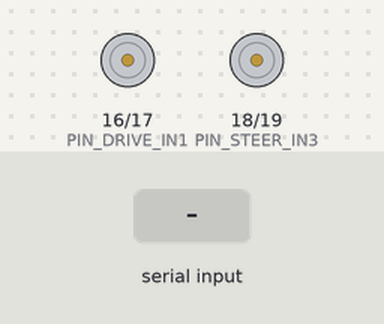
The sketch below on a simulated ESP32. On the bench: motor-driver pin pairs drawn as motors (green arrow = first pin HIGH = forward, orange = second pin HIGH = backward, longer = more drive). Inputs (shaded band) come from the test bench. What the sketch prints to the serial monitor is not drawn.

Above: at 1.2 s.
1.3 s: "c,45\n" received over Serial
At 1.51 s:
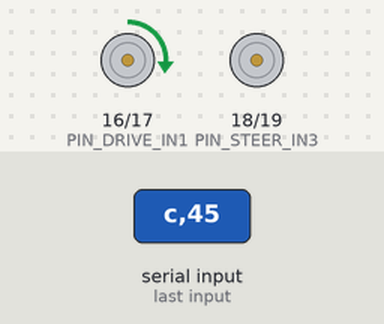
3.2 s: "f90\n" received over Serial
At 3.4 s:
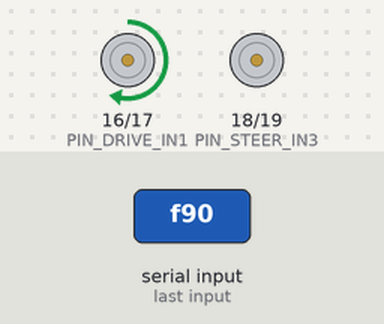
5.1 s: "b90\n" received over Serial
At 5.31 s:
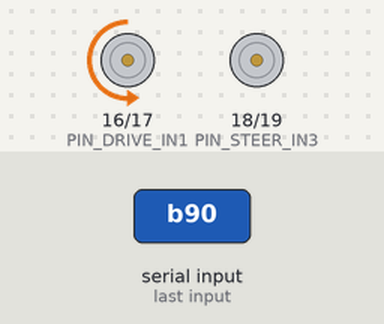
7.0 s: "l90\n" received over Serial
At 7.21 s:
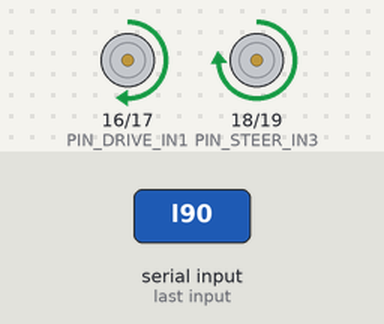
8.9 s: "l,45\n" received over Serial
At 9.11 s:
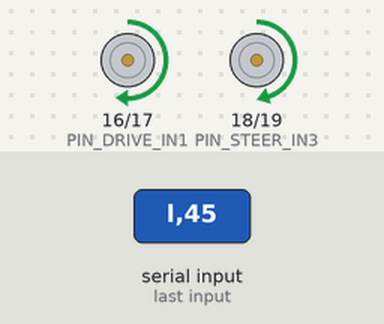
10.8 s: "r90\n" received over Serial
At 11.01 s:
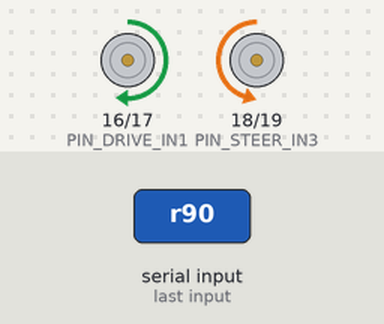
Timing chart, 0 to 13.7 s (numbered marks = the images above; inputs shaded):
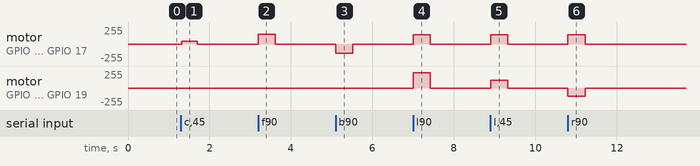

Measured:
- after the input at 1.3 s, motor on GPIO 16 (PIN_DRIVE_IN1) / GPIO 17 (PIN_DRIVE_IN2): stopped → forward 45/255 at once, → stopped 0.39 s later
- after the input at 3.2 s, motor on GPIO 16 (PIN_DRIVE_IN1) / GPIO 17 (PIN_DRIVE_IN2): stopped → forward 149/255 at once, → stopped 0.42 s later
- after the input at 5.1 s, motor on GPIO 16 (PIN_DRIVE_IN1) / GPIO 17 (PIN_DRIVE_IN2): stopped → backward 139/255 at once, → stopped 0.42 s later
- after the input at 7.0 s, motor on GPIO 16 (PIN_DRIVE_IN1) / GPIO 17 (PIN_DRIVE_IN2): stopped → forward 139/255 at once, → stopped 0.42 s later; motor on GPIO 18 (PIN_STEER_IN3) / GPIO 19 (PIN_STEER_IN4): stopped → forward 229/255 at once, → stopped 0.42 s later
- after the input at 8.9 s, motor on GPIO 16 (PIN_DRIVE_IN1) / GPIO 17 (PIN_DRIVE_IN2): stopped → forward 139/255 at once, → stopped 0.42 s later; motor on GPIO 18 (PIN_STEER_IN3) / GPIO 19 (PIN_STEER_IN4): stopped → forward 120/255 at once, → stopped 0.42 s later
- after the input at 10.8 s, motor on GPIO 16 (PIN_DRIVE_IN1) / GPIO 17 (PIN_DRIVE_IN2): stopped → forward 139/255 at once, → stopped 0.42 s later; motor on GPIO 18 (PIN_STEER_IN3) / GPIO 19 (PIN_STEER_IN4): stopped → backward 120/255 at once, → stopped 0.42 s later

The sketch:

esp32_toyota86.ino
```cpp
/**
 * ジョーゼン 1/16 トヨタ86 (JRVC015-RD) 自動運転ファームウェア v2.1 (ESP32完全対応版)
 *
 * 【重要修正】
 * 1. ESP32で安全に使える GPIO 16, 17, 18, 19 にピンを再配置 (GPIO 6-11のSPIフラッシュ衝突を回避)
 * 2. ESP32のハードウェアPWM (LEDC) を使用
 * 3. 電源分離対応: ESP32はスマホのUSB-Cから給電、モーターはラジコンの単3×6本から給電 (GND共通)
 * 4. 速度リミッター: 室内安全のため最大速度を PWM 160 に制限
 * 5. 通信途絶時の自動緊急ブレーキ (400ms Watchdog)
 */

#include <Arduino.h>

// --- ピン配置 (ESP32-WROOM-32 安全ピン) ---
const int PIN_DRIVE_IN1 = 16; // 走行 前進 (L298N IN1)
const int PIN_DRIVE_IN2 = 17; // 走行 後退 (L298N IN2)
const int PIN_STEER_IN3 = 18; // 操舵 左折 (L298N IN3)
const int PIN_STEER_IN4 = 19; // 操舵 右折 (L298N IN4)

// --- PWM 設定 (ESP32 LEDC) ---
const int PWM_FREQ = 1000;    // 1kHz
const int PWM_RES  = 8;       // 8bit (0 - 255)
const int CH_DRIVE1 = 0;
const int CH_DRIVE2 = 1;
const int CH_STEER1 = 2;
const int CH_STEER2 = 3;

// 室内走行用 安全スピード上限 (最大255中、160に制限)
const int MAX_DRIVE_PWM = 160;

// 通信途絶監視タイマー
unsigned long lastCmdTime = 0;
const unsigned long TIMEOUT_MS = 400;

// ステアリング過熱保護 (トイラジコンの振り切りステアリングを過熱から守る)
unsigned long steerStartTime = 0;
const unsigned long MAX_STEER_HOLD_MS = 600; // 0.6秒以上連続でハンドルを切り続けない

void emergencyStop() {
  ledcWrite(CH_DRIVE1, 0);
  ledcWrite(CH_DRIVE2, 0);
  ledcWrite(CH_STEER1, 0);
  ledcWrite(CH_STEER2, 0);
}

void setup() {
  Serial.begin(115200);
  Serial.setTimeout(15); // パース待機を15msに短縮 (1000msブロッキングによるウォッチドッグ誤作動を防止)

  // LEDC チャンネル設定 (ESP32 core 2.x/3.x 互換)
  #if ESP_ARDUINO_VERSION >= ESP_ARDUINO_VERSION_VAL(3, 0, 0)
    ledcAttach(PIN_DRIVE_IN1, PWM_FREQ, PWM_RES);
    ledcAttach(PIN_DRIVE_IN2, PWM_FREQ, PWM_RES);
    ledcAttach(PIN_STEER_IN3, PWM_FREQ, PWM_RES);
    ledcAttach(PIN_STEER_IN4, PWM_FREQ, PWM_RES);
  #else
    ledcSetup(CH_DRIVE1, PWM_FREQ, PWM_RES);
    ledcSetup(CH_DRIVE2, PWM_FREQ, PWM_RES);
    ledcSetup(CH_STEER1, PWM_FREQ, PWM_RES);
    ledcSetup(CH_STEER2, PWM_FREQ, PWM_RES);
    ledcAttachPin(PIN_DRIVE_IN1, CH_DRIVE1);
    ledcAttachPin(PIN_DRIVE_IN2, CH_DRIVE2);
    ledcAttachPin(PIN_STEER_IN3, CH_STEER1);
    ledcAttachPin(PIN_STEER_IN4, CH_STEER2);
  #endif

  emergencyStop();
  Serial.println("TOYOTA86_ESP32_LEDC_ONLINE");
}

// 走行モーター制御 (speed: -255 〜 +255)
void setDrive(int speed) {
  speed = constrain(speed, -MAX_DRIVE_PWM, MAX_DRIVE_PWM);
  if (speed > 0) {
    ledcWrite(CH_DRIVE1, speed);
    ledcWrite(CH_DRIVE2, 0);
  } else if (speed < 0) {
    ledcWrite(CH_DRIVE1, 0);
    ledcWrite(CH_DRIVE2, -speed);
  } else {
    ledcWrite(CH_DRIVE1, 0);
    ledcWrite(CH_DRIVE2, 0);
  }
}

// 操舵モーター制御 (steer: -255 〜 +255, 負=左, 正=右)
void setSteer(int steer) {
  steer = constrain(steer, -255, 255);

  // ステアリング保持時間が長すぎる場合は力を弱めて過熱防止
  if (steer != 0) {
    if (steerStartTime == 0) steerStartTime = millis();
    else if (millis() - steerStartTime > MAX_STEER_HOLD_MS) {
      steer = (steer > 0) ? 120 : -120; // 保持トルクを半分に低減
    }
  } else {
    steerStartTime = 0;
  }

  if (steer < 0) {
    ledcWrite(CH_STEER1, -steer);
    ledcWrite(CH_STEER2, 0);
  } else if (steer > 0) {
    ledcWrite(CH_STEER1, 0);
    ledcWrite(CH_STEER2, steer);
  } else {
    ledcWrite(CH_STEER1, 0);
    ledcWrite(CH_STEER2, 0);
  }
}

void loop() {
  // 1. コマンド受信処理
  if (Serial.available() > 0) {
    char c = Serial.peek();
    lastCmdTime = millis();

    // フォーマット: "c,drive,steer\n" 例: "c,150,-100\n"
    if (c == 'c') {
      Serial.read(); // 'c'
      if (Serial.read() == ',') {
        int drive = Serial.parseInt();
        int steer = Serial.parseInt();
        setDrive(drive);
        setSteer(steer);
        while (Serial.available() && Serial.read() != '\n'); // flush
      }
    } else {
      // 1文字テスト用コマンド (PCシリアルモニタ等)
      char cmd = Serial.read();
      switch (cmd) {
        case 'f': setDrive(150); setSteer(0); break;     // 前進 (安全速度)
        case 'b': setDrive(-140); setSteer(0); break;    // 後退
        case 'l': setDrive(140); setSteer(-230); break;  // 前進左折
        case 'r': setDrive(140); setSteer(230); break;   // 前進右折
        case 's': emergencyStop(); break;                // 停止
      }
    }
  }

  // 2. フェイルセーフ監視 (通信途絶時は即停止)
  if (millis() - lastCmdTime > TIMEOUT_MS) {
    emergencyStop();
  }

  delay(5);
}
```
